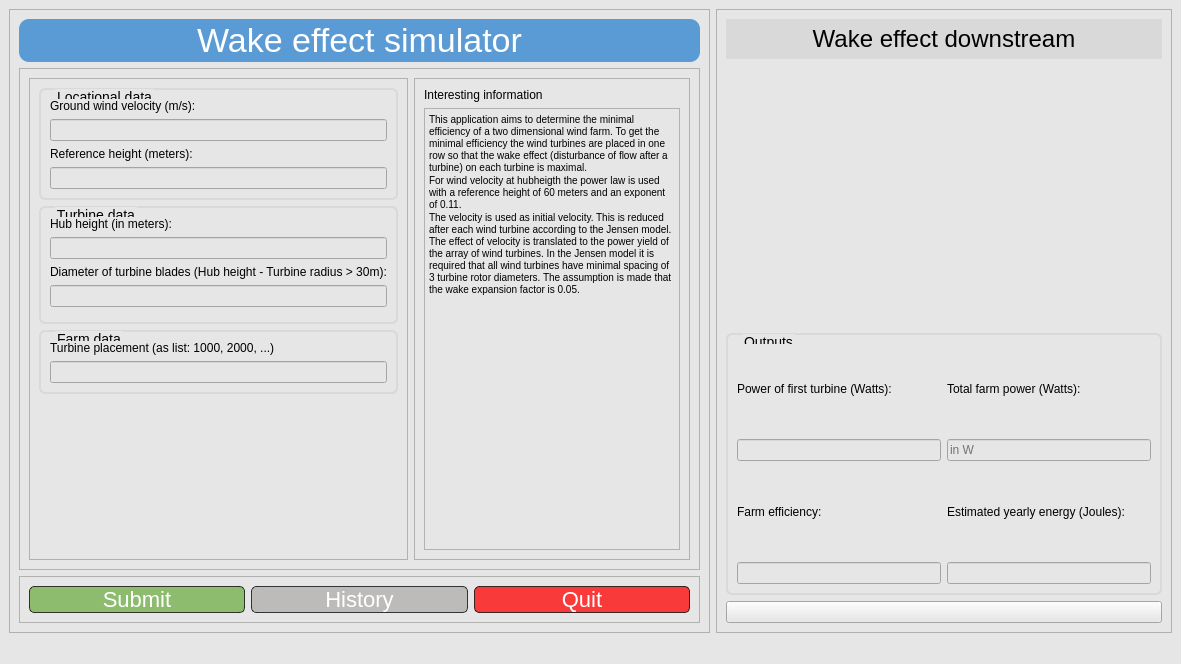
<?xml version="1.0" encoding="UTF-8"?>
<ui version="4.0">
 <class>MainWindow</class>
 <widget class="QMainWindow" name="MainWindow">
  <property name="geometry">
   <rect>
    <x>0</x>
    <y>0</y>
    <width>1181</width>
    <height>664</height>
   </rect>
  </property>
  <property name="windowTitle">
   <string>MainWindow</string>
  </property>
  <property name="styleSheet">
   <string notr="true">background-color: rgb(231, 230, 230);
border-color: rgb(0, 0, 0);</string>
  </property>
  <widget class="QWidget" name="centralwidget">
   <layout class="QHBoxLayout" name="horizontalLayout">
    <item>
     <widget class="QFrame" name="frame">
      <property name="styleSheet">
       <string notr="true">width: 50%;</string>
      </property>
      <property name="frameShape">
       <enum>QFrame::StyledPanel</enum>
      </property>
      <property name="frameShadow">
       <enum>QFrame::Raised</enum>
      </property>
      <layout class="QVBoxLayout" name="verticalLayout">
       <item>
        <widget class="QLabel" name="label">
         <property name="enabled">
          <bool>true</bool>
         </property>
         <property name="maximumSize">
          <size>
           <width>16777215</width>
           <height>60</height>
          </size>
         </property>
         <property name="font">
          <font>
           <family>Leelawadee UI</family>
           <pointsize>-1</pointsize>
           <weight>50</weight>
           <italic>false</italic>
           <bold>false</bold>
          </font>
         </property>
         <property name="cursor">
          <cursorShape>ArrowCursor</cursorShape>
         </property>
         <property name="styleSheet">
          <string notr="true">background-color: rgb(91, 155, 213);
color: rgb(255, 255, 255);
border-radius: 10px;
font: 34px;
padding: 2px;

</string>
         </property>
         <property name="text">
          <string>Wake effect simulator</string>
         </property>
         <property name="alignment">
          <set>Qt::AlignCenter</set>
         </property>
        </widget>
       </item>
       <item>
        <widget class="QFrame" name="frame_4">
         <property name="frameShape">
          <enum>QFrame::StyledPanel</enum>
         </property>
         <property name="frameShadow">
          <enum>QFrame::Raised</enum>
         </property>
         <layout class="QHBoxLayout" name="horizontalLayout_3">
          <item>
           <widget class="QFrame" name="frame_6">
            <property name="minimumSize">
             <size>
              <width>0</width>
              <height>0</height>
             </size>
            </property>
            <property name="maximumSize">
             <size>
              <width>16777215</width>
              <height>16777215</height>
             </size>
            </property>
            <property name="frameShape">
             <enum>QFrame::StyledPanel</enum>
            </property>
            <property name="frameShadow">
             <enum>QFrame::Raised</enum>
            </property>
            <layout class="QVBoxLayout" name="verticalLayout_2">
             <item>
              <widget class="QGroupBox" name="groupBox">
               <property name="styleSheet">
                <string notr="true">QGroupBox {
	border: 2px solid  rgb(217, 217, 217);
	border-radius: 6px;
	background: rgba(0, 0, 0, 0);
	margin: 0.5em;
	font: 14px Leelawadee UI;
}

QGroupBox::title {
	subcontrol-origin: margin;
	top: 1px;
    left: 16px;
	color: rgb(0, 0, 0);
}</string>
               </property>
               <property name="title">
                <string>Locational data</string>
               </property>
               <layout class="QVBoxLayout" name="verticalLayout_5">
                <item>
                 <widget class="QLabel" name="label_2">
                  <property name="maximumSize">
                   <size>
                    <width>16777215</width>
                    <height>20</height>
                   </size>
                  </property>
                  <property name="styleSheet">
                   <string notr="true">font: 12px Leelawadee UI;</string>
                  </property>
                  <property name="text">
                   <string>Ground wind velocity (m/s):</string>
                  </property>
                 </widget>
                </item>
                <item>
                 <widget class="QLineEdit" name="wind_velocity"/>
                </item>
                <item>
                 <widget class="QLabel" name="label_7">
                  <property name="text">
                   <string>Reference height (meters):</string>
                  </property>
                 </widget>
                </item>
                <item>
                 <widget class="QLineEdit" name="h_ref"/>
                </item>
               </layout>
              </widget>
             </item>
             <item>
              <widget class="QGroupBox" name="groupBox_2">
               <property name="styleSheet">
                <string notr="true">QGroupBox {
	border: 2px solid  rgb(217, 217, 217);
	border-radius: 6px;
	background: rgba(0, 0, 0, 0);
	margin: 0.5em;
	font: 14px Leelawadee UI;
}

QGroupBox::title {
	subcontrol-origin: margin;
	top: 1px;
    left: 16px;
	color: rgb(0, 0, 0);
}</string>
               </property>
               <property name="title">
                <string>Turbine data</string>
               </property>
               <layout class="QVBoxLayout" name="verticalLayout_6">
                <item>
                 <widget class="QLabel" name="label_4">
                  <property name="styleSheet">
                   <string notr="true">font: 12px Leelawadee UI;
</string>
                  </property>
                  <property name="text">
                   <string>Hub height (in meters):</string>
                  </property>
                 </widget>
                </item>
                <item>
                 <widget class="QLineEdit" name="hub_height"/>
                </item>
                <item>
                 <widget class="QLabel" name="label_6">
                  <property name="styleSheet">
                   <string notr="true">font: 12px Leelawadee UI;</string>
                  </property>
                  <property name="text">
                   <string>Diameter of turbine blades (Hub height - Turbine radius &gt; 30m):</string>
                  </property>
                 </widget>
                </item>
                <item>
                 <widget class="QLineEdit" name="diameter">
                  <property name="enabled">
                   <bool>true</bool>
                  </property>
                 </widget>
                </item>
                <item>
                 <widget class="QSlider" name="horizontalSlider">
                  <property name="orientation">
                   <enum>Qt::Horizontal</enum>
                  </property>
                 </widget>
                </item>
               </layout>
              </widget>
             </item>
             <item>
              <widget class="QGroupBox" name="groupBox_3">
               <property name="styleSheet">
                <string notr="true">QGroupBox {
	border: 2px solid  rgb(217, 217, 217);
	border-radius: 6px;
	background: rgba(0, 0, 0, 0);
	margin: 0.5em;
	font: 14px Leelawadee UI;
}

QGroupBox::title {
	subcontrol-origin: margin;
	top: 1px;
    left: 16px;
	color: rgb(0, 0, 0);
}</string>
               </property>
               <property name="title">
                <string>Farm data</string>
               </property>
               <layout class="QVBoxLayout" name="verticalLayout_7">
                <item>
                 <widget class="QLabel" name="label_8">
                  <property name="styleSheet">
                   <string notr="true">font: 12px Leelawadee UI;</string>
                  </property>
                  <property name="text">
                   <string>Turbine placement (as list: 1000, 2000, ...)</string>
                  </property>
                 </widget>
                </item>
                <item>
                 <widget class="QLineEdit" name="turbine_placement"/>
                </item>
               </layout>
              </widget>
             </item>
             <item>
              <spacer name="verticalSpacer">
               <property name="orientation">
                <enum>Qt::Vertical</enum>
               </property>
               <property name="sizeHint" stdset="0">
                <size>
                 <width>20</width>
                 <height>40</height>
                </size>
               </property>
              </spacer>
             </item>
            </layout>
           </widget>
          </item>
          <item>
           <widget class="QFrame" name="frame_7">
            <property name="frameShape">
             <enum>QFrame::StyledPanel</enum>
            </property>
            <property name="frameShadow">
             <enum>QFrame::Raised</enum>
            </property>
            <layout class="QVBoxLayout" name="verticalLayout_4">
             <item>
              <widget class="QLabel" name="label_3">
               <property name="styleSheet">
                <string notr="true">font: 12px Leelawadee UI;</string>
               </property>
               <property name="text">
                <string>Interesting information</string>
               </property>
              </widget>
             </item>
             <item>
              <widget class="QTextBrowser" name="textBrowser">
               <property name="html">
                <string>&lt;!DOCTYPE HTML PUBLIC &quot;-//W3C//DTD HTML 4.0//EN&quot; &quot;http://www.w3.org/TR/REC-html40/strict.dtd&quot;&gt;
&lt;html&gt;&lt;head&gt;&lt;meta name=&quot;qrichtext&quot; content=&quot;1&quot; /&gt;&lt;style type=&quot;text/css&quot;&gt;
p, li { white-space: pre-wrap; }
&lt;/style&gt;&lt;/head&gt;&lt;body style=&quot; font-family:'MS Shell Dlg 2'; font-size:7.8pt; font-weight:400; font-style:normal;&quot;&gt;
&lt;p style=&quot; margin-top:0px; margin-bottom:0px; margin-left:0px; margin-right:0px; -qt-block-indent:0; text-indent:0px;&quot;&gt;This application aims to determine the minimal efficiency of a two dimensional wind farm. To get the minimal efficiency the wind turbines are placed in one row so that the wake effect (disturbance of flow after a turbine) on each turbine is maximal. &lt;/p&gt;
&lt;p style=&quot; margin-top:0px; margin-bottom:0px; margin-left:0px; margin-right:0px; -qt-block-indent:0; text-indent:0px;&quot;&gt;For wind velocity at hubheigth the power law is used with a reference height of 60 meters and an exponent of 0.11. &lt;/p&gt;
&lt;p style=&quot; margin-top:0px; margin-bottom:0px; margin-left:0px; margin-right:0px; -qt-block-indent:0; text-indent:0px;&quot;&gt;The velocity is used as initial velocity. This is reduced after each wind turbine according to the Jensen model. The effect of velocity is translated to the power yield of the array of wind turbines. In the Jensen model it is required that all wind turbines have minimal spacing of 3 turbine rotor diameters. The assumption is made that the wake expansion factor is 0.05.&lt;/p&gt;&lt;/body&gt;&lt;/html&gt;</string>
               </property>
              </widget>
             </item>
            </layout>
           </widget>
          </item>
         </layout>
        </widget>
       </item>
       <item>
        <widget class="QFrame" name="frame_3">
         <property name="maximumSize">
          <size>
           <width>16777215</width>
           <height>60</height>
          </size>
         </property>
         <property name="frameShape">
          <enum>QFrame::StyledPanel</enum>
         </property>
         <property name="frameShadow">
          <enum>QFrame::Raised</enum>
         </property>
         <layout class="QHBoxLayout" name="horizontalLayout_2">
          <item>
           <widget class="QPushButton" name="pushButton">
            <property name="font">
             <font>
              <family>Leelawadee UI</family>
              <pointsize>-1</pointsize>
              <weight>50</weight>
              <italic>false</italic>
              <bold>false</bold>
             </font>
            </property>
            <property name="cursor">
             <cursorShape>PointingHandCursor</cursorShape>
            </property>
            <property name="styleSheet">
             <string notr="true">QPushButton{
font: 22px;
border-radius: 5px;
background-color: rgb(112, 173, 71, 0.75);
color: rgba(255, 255, 255);
border-style: outset;
border-color: rgba(0, 0, 0, 0.75);
border-width: 1px;
}
QPushButton:pressed {
border-style: inset;
background-color: rgba(112, 173, 71,1);
}
QPushButton:hover {
border-style: inset;
background-color:  rgba(112, 173, 71, 0.5);
}</string>
            </property>
            <property name="text">
             <string>Submit</string>
            </property>
           </widget>
          </item>
          <item>
           <widget class="QPushButton" name="pushButton_2">
            <property name="font">
             <font>
              <family>Leelawadee UI</family>
              <pointsize>-1</pointsize>
              <weight>50</weight>
              <italic>false</italic>
              <bold>false</bold>
             </font>
            </property>
            <property name="cursor">
             <cursorShape>PointingHandCursor</cursorShape>
            </property>
            <property name="styleSheet">
             <string notr="true">QPushButton{
font: 22px;
border-radius: 5px;
background-color: rgba(175, 171, 171, 0.75);
color: rgb(255, 255, 255);
border-style: outset;
border-color: rgba(0, 0, 0, 0.75);
border-width: 1px;
}
QPushButton:pressed {
border-style: inset;
background-color:  rgba(175, 171, 171, 1);
}
QPushButton:hover {
border-style: inset;
background-color:  rgba(175, 171, 171, 0.5);
}</string>
            </property>
            <property name="text">
             <string>History</string>
            </property>
           </widget>
          </item>
          <item>
           <widget class="QPushButton" name="pushButton_3">
            <property name="font">
             <font>
              <family>Leelawadee UI</family>
              <pointsize>-1</pointsize>
              <weight>50</weight>
              <italic>false</italic>
              <bold>false</bold>
             </font>
            </property>
            <property name="cursor">
             <cursorShape>PointingHandCursor</cursorShape>
            </property>
            <property name="styleSheet">
             <string notr="true">QPushButton{
font: 22px;
border-radius: 5px;
background-color: rgba(255, 0, 0, 0.75);
color: rgb(255, 255, 255);
border-style: outset;
border-color: rgba(0, 0, 0, 0.75);
border-width: 1px;
}
QPushButton:pressed {
border-style: inset;
background-color:  rgba(255, 0, 0, 0.1);
}
QPushButton:hover {
border-style: inset;
background-color:  rgba(255, 0, 0, 0.5);
}</string>
            </property>
            <property name="text">
             <string>Quit</string>
            </property>
           </widget>
          </item>
         </layout>
        </widget>
       </item>
      </layout>
     </widget>
    </item>
    <item>
     <widget class="QFrame" name="frame_2">
      <property name="minimumSize">
       <size>
        <width>0</width>
        <height>0</height>
       </size>
      </property>
      <property name="styleSheet">
       <string notr="true">width: 50%;</string>
      </property>
      <property name="frameShape">
       <enum>QFrame::StyledPanel</enum>
      </property>
      <property name="frameShadow">
       <enum>QFrame::Raised</enum>
      </property>
      <layout class="QVBoxLayout" name="verticalLayout_3">
       <item>
        <widget class="QLabel" name="label_5">
         <property name="maximumSize">
          <size>
           <width>16777215</width>
           <height>40</height>
          </size>
         </property>
         <property name="font">
          <font>
           <family>Leelawadee UI</family>
           <pointsize>-1</pointsize>
           <weight>50</weight>
           <italic>false</italic>
           <bold>false</bold>
          </font>
         </property>
         <property name="styleSheet">
          <string notr="true">color: rgb(0, 0, 0);
background-color: rgb(217, 217, 217);
font: 24px;
padding: 2px;</string>
         </property>
         <property name="text">
          <string>Wake effect downstream</string>
         </property>
         <property name="alignment">
          <set>Qt::AlignCenter</set>
         </property>
        </widget>
       </item>
       <item>
        <widget class="QWidget" name="widget" native="true"/>
       </item>
       <item>
        <widget class="QGroupBox" name="groupBox_4">
         <property name="styleSheet">
          <string notr="true">QGroupBox {
	border: 2px solid  rgb(217, 217, 217);
	border-radius: 6px;
	background: rgba(0, 0, 0, 0);
	margin: 0.5em;
	font: 14px Leelawadee UI;
}

QGroupBox::title {
	subcontrol-origin: margin;
	top: 1px;
    left: 16px;
	color: rgb(0, 0, 0);
}</string>
         </property>
         <property name="title">
          <string>Outputs</string>
         </property>
         <layout class="QGridLayout" name="gridLayout">
          <item row="2" column="0">
           <widget class="QLineEdit" name="power_first_turbine">
            <property name="acceptDrops">
             <bool>true</bool>
            </property>
            <property name="readOnly">
             <bool>true</bool>
            </property>
           </widget>
          </item>
          <item row="3" column="0">
           <widget class="QLabel" name="label_11">
            <property name="styleSheet">
             <string notr="true">font: 12px Leelawadee UI;</string>
            </property>
            <property name="text">
             <string>Farm efficiency:</string>
            </property>
           </widget>
          </item>
          <item row="2" column="1">
           <widget class="QLineEdit" name="farm_power">
            <property name="readOnly">
             <bool>true</bool>
            </property>
            <property name="placeholderText">
             <string>in W</string>
            </property>
           </widget>
          </item>
          <item row="0" column="0">
           <widget class="QLabel" name="label_9">
            <property name="styleSheet">
             <string notr="true">font: 12px Leelawadee UI;</string>
            </property>
            <property name="text">
             <string>Power of first turbine (Watts):</string>
            </property>
           </widget>
          </item>
          <item row="0" column="1">
           <widget class="QLabel" name="label_10">
            <property name="styleSheet">
             <string notr="true">font: 12px Leelawadee UI;</string>
            </property>
            <property name="text">
             <string>Total farm power (Watts):</string>
            </property>
           </widget>
          </item>
          <item row="3" column="1">
           <widget class="QLabel" name="label_12">
            <property name="styleSheet">
             <string notr="true">font: 12px Leelawadee UI;</string>
            </property>
            <property name="text">
             <string>Estimated yearly energy (Joules):</string>
            </property>
           </widget>
          </item>
          <item row="4" column="1">
           <widget class="QLineEdit" name="energy_yield_yr">
            <property name="readOnly">
             <bool>true</bool>
            </property>
           </widget>
          </item>
          <item row="4" column="0">
           <widget class="QLineEdit" name="farm_eff">
            <property name="readOnly">
             <bool>true</bool>
            </property>
           </widget>
          </item>
         </layout>
        </widget>
       </item>
       <item>
        <widget class="QPushButton" name="pushButton_4">
         <property name="cursor">
          <cursorShape>PointingHandCursor</cursorShape>
         </property>
         <property name="layoutDirection">
          <enum>Qt::RightToLeft</enum>
         </property>
         <property name="styleSheet">
          <string notr="true">qproperty-icon:url(:/GitHub/images/github_PNG15.png);
color: rgb(0, 255, 127);</string>
         </property>
         <property name="text">
          <string/>
         </property>
         <property name="iconSize">
          <size>
           <width>100</width>
           <height>30</height>
          </size>
         </property>
         <property name="default">
          <bool>false</bool>
         </property>
        </widget>
       </item>
      </layout>
     </widget>
    </item>
   </layout>
  </widget>
  <widget class="QMenuBar" name="menubar">
   <property name="geometry">
    <rect>
     <x>0</x>
     <y>0</y>
     <width>1181</width>
     <height>26</height>
    </rect>
   </property>
  </widget>
  <widget class="QStatusBar" name="statusbar"/>
 </widget>
 <resources>
  <include location="../resources.qrc"/>
 </resources>
 <connections/>
</ui>
